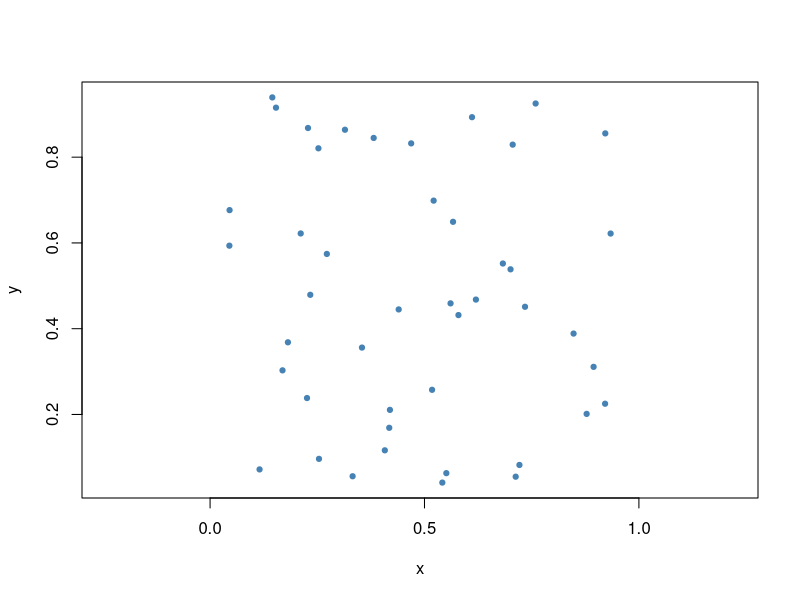

The R source for this figure:
# StatAtlas · Parte VIII unificata · regressione-spaziale
# Snapshot dei punti modificati sulla mappa. Coordinate normalizzate, non geografiche.
d <- data.frame(
  x = c(
    0.6827795932069421, 0.1689287610445172, 0.5509394891653211, 0.4689321105740965, 0.2723010844644159, 0.04545859627425670,
    0.2526350432075560, 0.1815284214913845, 0.5415881438273937, 0.3323985307104885, 0.3542333838436753, 0.2539576778374613,
    0.4193861516285687, 0.4178182986099273, 0.04499975547194481, 0.8781293170992286, 0.7126924201566727, 0.5792264589574189,
    0.2336516994144768, 0.7344374129176140, 0.3815056578814983, 0.4398295227624476, 0.1154002866987139, 0.8943598232138903,
    0.5176863444782793, 0.9340650239400566, 0.9216076325625182, 0.5213290626276285, 0.7213913143053652, 0.9211694806721062,
    0.3145410623587668, 0.5607897102832795, 0.4075108408648521, 0.6199226535297930, 0.5665881824214012, 0.8476756048575045,
    0.7056883676256985, 0.2113550627417863, 0.7006665585469455, 0.2283355904836208, 0.1536975828185678, 0.7591779159288854,
    0.1451117734890431, 0.6108319415710867, 0.2260577758774162
  ),
  y = c(
    0.5520080654136837, 0.3028654417395591, 0.06312065835110843, 0.8321298302896322, 0.5743418303132057, 0.6765166646894069,
    0.8206498652789742, 0.3682645696215331, 0.04110180467367172, 0.05590620546601713, 0.3559636959619820, 0.09645932149142028,
    0.2106712030060590, 0.1688743872381747, 0.5935997104085983, 0.2013337612338364, 0.05486463286913931, 0.4317529541254044,
    0.4790240996796638, 0.4510829374939203, 0.8447961322311313, 0.4449258344154805, 0.07184975914657116, 0.3110009934287518,
    0.2574847109429538, 0.6219105811044574, 0.8554456605762244, 0.6986423835530877, 0.08222461795434356, 0.2250457484647632,
    0.8639268547203393, 0.4590673458483070, 0.1163646279741079, 0.4678873906750232, 0.6492531578149647, 0.3886220281664282,
    0.8292293080314994, 0.6220822724048048, 0.5384620756935329, 0.8679898695554585, 0.9154231906030328, 0.9251650875899942,
    0.9393479680642486, 0.8932330843154341, 0.2382868472207338
  ),
  z = c(
    -0.7088158090031407, 1.569401246590046, 0.07861801346508368, 0.3094301315859243, 1.397615706053682, 0.4848347887803313,
    1.522498631850331, 1.535126703299105, 0.1409867737263808, 1.610422427305731, 1.218315468807383, 1.856192599169675,
    0.9267312391099242, 0.9776285546810074, 0.4750557465813200, 0.7014388200527829, -0.2232916789881571, -0.4158554770830588,
    1.498276600933057, -0.5224180283469181, 0.9811106249850609, 0.5157946657449344, 1.507299585795834, 0.7241500434920034,
    0.1358268021548320, 0.8513089395620078, 0.8685062518895961, -0.1692179312575376, -0.2098127682711458, 1.060577406234970,
    1.387633984164339, -0.3477851941525809, 1.094445330944525, -0.5975614758329217, -0.4548567737118303, 0.2390470575465103,
    -0.5844241570109461, 1.426142994537272, -0.6782566741308593, 1.583378509499957, 1.465268023380241, -0.2900137515452558,
    1.453355741625237, -0.4675301663685416, 1.751732104394788
  ),
  X = c(
    -1.183369318517385, 0.9368437589784995, -0.4654833026407337, -0.2452999912341026, 0.7515475370279490, 0.1186466886793713,
    0.8660985318226073, 0.9018599387935775, -0.4090162351333477, 0.9198274134693394, 0.5731625558618924, 1.155857327851336,
    0.3033694774352536, 0.3480088757599152, 0.1128207749514345, -0.02892289554514803, -0.7695065161505688, -0.9022712268816065,
    0.8510856382374639, -1.035993657486522, 0.3599807186035522, -0.05890189266302742, 0.9100021511069255, -0.01950646315490072,
    -0.4078207640588803, 0.05260917921548597, 0.08296678188335996, -0.6739413173769281, -0.7603005082162286, 0.2504473978994258,
    0.7308962399217077, -0.8386299101859443, 0.4521023377573211, -1.070295401544968, -0.9331304826039947, -0.4151411455698173,
    -1.081542123551072, 0.7959312760513124, -1.161723482753565, 0.9268426674832706, 0.8530377470805093, -0.8415770686485888,
    0.8467634088891690, -0.9549578926811388, 1.073998224746952
  )
)
plot(d$x,d$y,asp=1,pch=19,cex=.7,col="steelblue",xlab="x",ylab="y")
# k vicini più prossimi, normalizzati per riga; ordine di vicinanza non simmetrico.
k <- 4L
D <- as.matrix(dist(as.matrix(d[,c("x","y")])))
diag(D) <- Inf
W <- matrix(0,nrow(d),nrow(d))
for (i in seq_len(nrow(d))) { idx <- order(D[i,], seq_len(nrow(d)))[seq_len(k)]; W[i,idx] <- 1/k }
moran <- function(z,W) { z <- z-mean(z); if(sum(z^2)<1e-12) return(NA_real_); length(z)/sum(W)*as.numeric(crossprod(z,W%*%z))/sum(z^2) }
m0 <- lm(z ~ X,data=d)
m1 <- lm(z ~ X+x+y,data=d)
print(coef(m0)); print(coef(m1))
cat("R²: solo X",summary(m0)$r.squared,"; X+coordinate",summary(m1)$r.squared,"\n")
cat("Moran residui",moran(residuals(m0),W),moran(residuals(m1),W),"\n")
# La presenza di x,y nel modello OLS non equivale alla stima di SAR o SEM.
